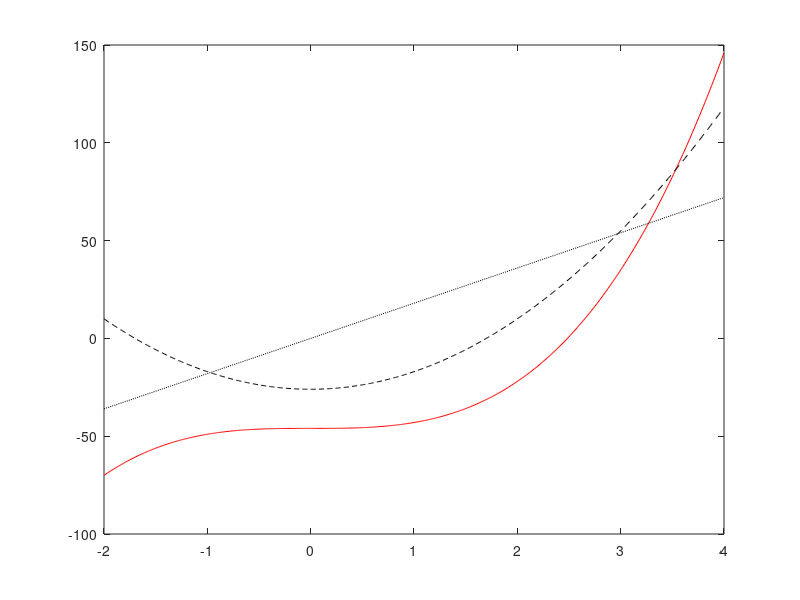

MATLAB code for this plot:
x=[-2:0.01:4];
y=3*x.^3-26*2+6;
y1=9*x.^2-26;
y2=18*x;
plot(x,y,'-r');
hold on
plot(x,y1,'--------k');
hold on
plot(x,y2,':::k');
hold off